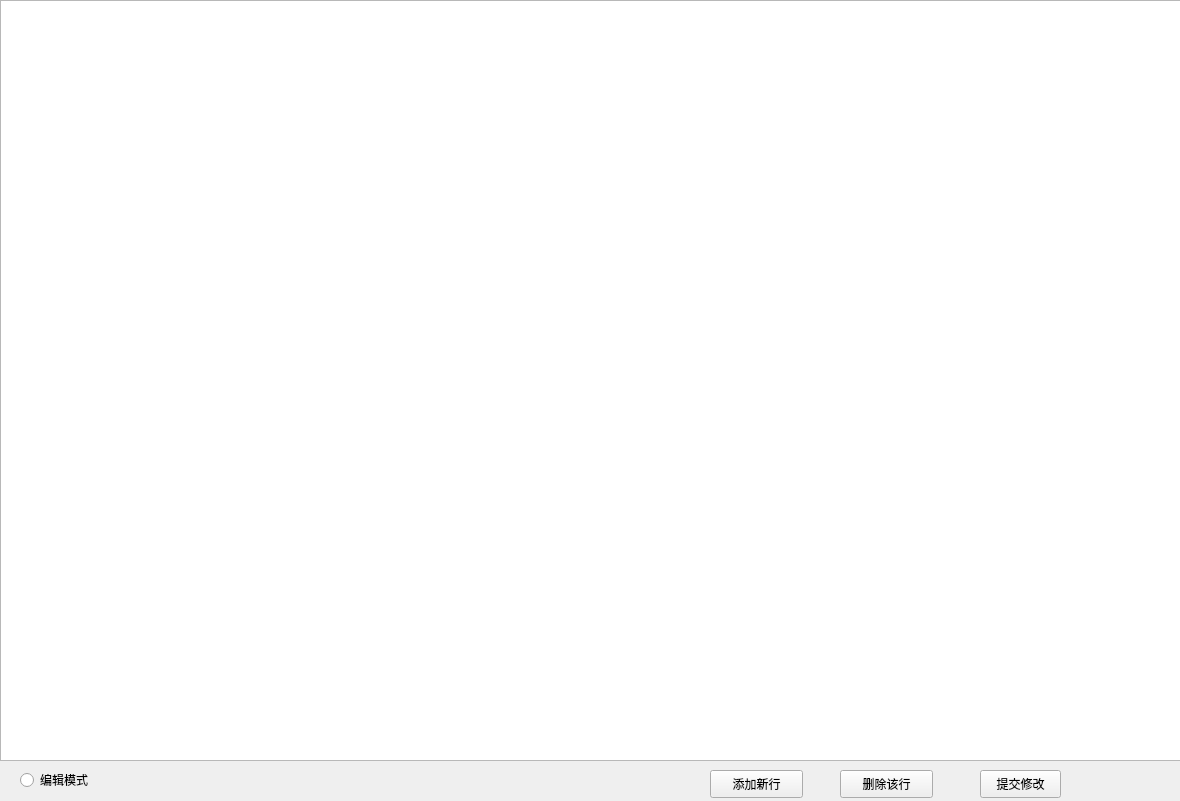
<?xml version="1.0" encoding="UTF-8"?>
<ui version="4.0">
 <class>MatchViewForm</class>
 <widget class="QWidget" name="MatchViewForm">
  <property name="geometry">
   <rect>
    <x>0</x>
    <y>0</y>
    <width>1180</width>
    <height>801</height>
   </rect>
  </property>
  <property name="windowTitle">
   <string>Form</string>
  </property>
  <widget class="QTableView" name="matchTableView">
   <property name="geometry">
    <rect>
     <x>0</x>
     <y>0</y>
     <width>1181</width>
     <height>761</height>
    </rect>
   </property>
  </widget>
  <widget class="QRadioButton" name="ModifRadioButton">
   <property name="geometry">
    <rect>
     <x>20</x>
     <y>770</y>
     <width>101</width>
     <height>20</height>
    </rect>
   </property>
   <property name="cursor">
    <cursorShape>PointingHandCursor</cursorShape>
   </property>
   <property name="styleSheet">
    <string notr="true">font: 10pt &quot;黑体&quot;;</string>
   </property>
   <property name="text">
    <string>编辑模式</string>
   </property>
  </widget>
  <widget class="QPushButton" name="submitButton">
   <property name="geometry">
    <rect>
     <x>980</x>
     <y>770</y>
     <width>81</width>
     <height>28</height>
    </rect>
   </property>
   <property name="cursor">
    <cursorShape>PointingHandCursor</cursorShape>
   </property>
   <property name="text">
    <string>提交修改</string>
   </property>
  </widget>
  <widget class="QPushButton" name="deleteButton">
   <property name="enabled">
    <bool>true</bool>
   </property>
   <property name="geometry">
    <rect>
     <x>840</x>
     <y>770</y>
     <width>93</width>
     <height>28</height>
    </rect>
   </property>
   <property name="cursor">
    <cursorShape>PointingHandCursor</cursorShape>
   </property>
   <property name="text">
    <string>删除该行</string>
   </property>
  </widget>
  <widget class="QPushButton" name="addButton">
   <property name="enabled">
    <bool>true</bool>
   </property>
   <property name="geometry">
    <rect>
     <x>710</x>
     <y>770</y>
     <width>93</width>
     <height>28</height>
    </rect>
   </property>
   <property name="cursor">
    <cursorShape>PointingHandCursor</cursorShape>
   </property>
   <property name="text">
    <string>添加新行</string>
   </property>
  </widget>
 </widget>
 <resources/>
 <connections/>
</ui>
